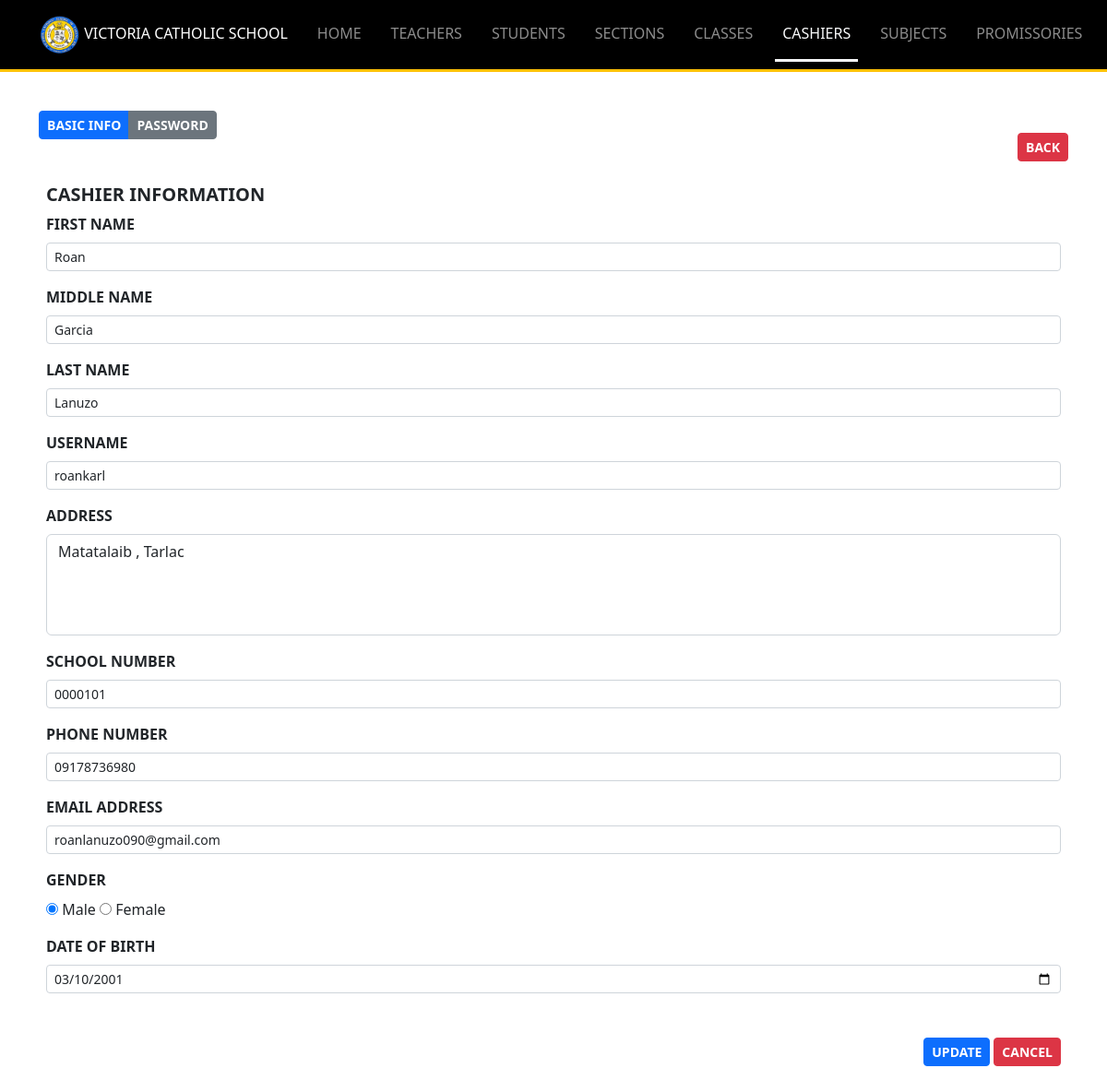
/Resources/views/admin/update-cashier.php?id=70 (signed in), run on the app's committed database.
### tables this page shows
CREATE TABLE `users` (
  `id` int(11) NOT NULL,
  `role` varchar(255) DEFAULT NULL,
  `school_number` varchar(255) DEFAULT NULL,
  `first_name` varchar(255) DEFAULT NULL,
  `middle_name` varchar(255) DEFAULT NULL,
  `last_name` varchar(255) DEFAULT NULL,
  `email` varchar(255) DEFAULT NULL,
  `phone` varchar(20) DEFAULT NULL,
  `gender` enum('Male','Female') DEFAULT NULL,
  `birthday` date DEFAULT NULL,
  `address` text DEFAULT NULL,
  `occupation` varchar(255) DEFAULT NULL,
  `username` varchar(255) DEFAULT NULL,
  `password` varchar(255) DEFAULT NULL,
  `remember_token` varchar(100) DEFAULT NULL,
  `created_at` timestamp NOT NULL DEFAULT current_timestamp(),
  `updated_at` timestamp NOT NULL DEFAULT current_timestamp() ON UPDATE current_timestamp()
);

### Backend-routes/admin/includes_get_cashier_route.php (called while the page is built, shortened)
<?php
try {
    require_once $_SERVER['DOCUMENT_ROOT']."/Middleware/CheckIfAdmin.php";
    $fileName = "Location: cashiers.php";
    require_once $_SERVER['DOCUMENT_ROOT']."/Backend-routes/admin/includes_user_checker_router.php";
    $stmt = $conn->prepare("SELECT * FROM users WHERE id = ?");
    $stmt->bind_param("s", $accountID);
    $stmt->execute();
    $resultSet = $stmt->get_result();
    $row = $resultSet->fetch_assoc();
} catch (Exception $e) {
    errorSender('error '.$e->getMessage(), $fileName);
}
?>

### Resources/views/admin/update-cashier.php (the view, shortened to what this page needs)
<?php
require_once $_SERVER['DOCUMENT_ROOT']."/Middleware/CheckIfAdmin.php";
require_once $_SERVER['DOCUMENT_ROOT']."/Backend-routes/admin/includes_get_cashier_route.php";
require_once "../includes/header_layout.php";
function getSession($data) {
  global $row;
    return $row[$data];
}
function isPasswordSet($tab){
    if($tab == 'password'){
        return isset($_GET['password']) ? "style='display:block'" : "style='display:none'";
    }
    if($tab == 'info'){
        return isset($_GET['password']) ? "style='display:none'" : "style='display:block'";
    }
    return NULL;
}
?>
<body>
<?php
    include "includes/navbar.php";
?>
<div class="container my-5">
    <div class="d-flex justify-content-between align-items-center">
        <div class="btn-group mb-5">
            <div class="btn btn-primary btn-sm fw-bold" onclick="hidePasswordTab()">BASIC INFO</div>
            <div class="btn btn-secondary btn-sm fw-bold" onclick="showPasswordTab()">PASSWORD</div>
        </div>
        <a href="cashiers.php" class="btn btn-sm btn-danger fw-bold">BACK</a>
    </div>
    <div class="pb-2 px-2" id="info-tab" <?php echo isPasswordSet('info') ?>>
     <form method="POST" action="../../../Backend-routes/admin/update_cashier_route.php" onsubmit="submitRequest('updateCashierForm', event)" id="updateCashierForm">
        <h5 class="mb-2 fw-bold" id="exampleModalLabel">CASHIER INFORMATION</h5>
        <div class="mb-3">
            <label class="form-label fw-bold text-uppercase">First name</label>
            <input type="text" class="form-control form-control-sm" name="first_name" required placeholder="First_name" <?php echo "value='".htmlspecialchars(getSession('first_name'))."'"  ?> >
        </div>
        <div class="mb-3">
            <label class="form-label fw-bold text-uppercase">Middle name</label>
            <input type="text" class="form-control form-control-sm" name="middle_name" required placeholder="Middle name" <?php echo "value='".htmlspecialchars(getSession('middle_name'))."'"  ?> >
        </div>
        <div class="mb-3">
            <label class="form-label fw-bold text-uppercase">Last name</label>
            <input type="text" class="form-control form-control-sm"name="last_name" required placeholder="Last name" <?php echo "value='".htmlspecialchars(getSession('last_name'))."'"  ?> >
        </div>
        <div class="mb-3">
            <label class="form-label fw-bold text-uppercase">Username</label>
            <input type="text" class="form-control form-control-sm" name="username" required placeholder="Username" <?php echo "value='".htmlspecialchars(getSession('username'))."'"  ?> >
        </div>
        <div class="mb-3">
            <label class="form-label fw-bold text-uppercase">Address</label>
            <textarea name="address" class="form-control" id="adress" cols="30" rows="4" placeholder="Address" required><?php echo htmlspecialchars(getSession('address'));  ?> </textarea>
        </div>
        <div class="mb-3">
            <label class="form-label fw-bold text-uppercase">School Number</label>
            <input type="text" class="form-control form-control-sm" name="school_number" required placeholder="School Number" <?php echo "value='".htmlspecialchars(getSession('school_number'))."'"  ?> >
        </div>
        <div class="mb-3">
            <label class="form-label fw-bold text-uppercase">Phone Number</label>
            <input type="text" class="form-control form-control-sm" name="phone" required placeholder="Phone Number" <?php echo "value='".htmlspecialchars(getSession('phone'))."'"  ?> >
        </div>
        <div class="mb-3">
            <label class="form-label fw-bold text-uppercase">Email Address</label>
            <input type="text" class="form-control form-control-sm" name="email" required placeholder="Email Adress" <?php echo "value='".htmlspecialchars(getSession('email'))."'"  ?> >
        </div>
        <div class="mb-3">
            <label class="form-label fw-bold text-uppercase">Gender</label><br>
            <?php
                if(getSession('gender') == 'Male'){
                ?>
                    <input type="radio" value="Male" checked name="gender"> Male
                    <input type="radio" value="Female" name="gender"> Female
                <?php
                }else{
                ?>
                    <input type="radio" value="Male" name="gender"> Male
                    <input type="radio" value="Female" checked name="gender"> Female
                <?php
                }
            ?>
        </div>
        <div class="mb-3">
            <label class="form-label fw-bold text-uppercase">Date of Birth</label>
            <input type="date" class="form-control form-control-sm" name="birthday" required    <?php echo "value='".htmlspecialchars(getSession('birthday'))."'"  ?> >
        </div>
        <div class="d-flex justify-content-end my-5">
            <button class="btn btn-sm fw-bold btn-primary me-1" type="submit">UPDATE</button>
            <a href="cashiers.php" class="btn btn-danger btn-sm fw-bold">CANCEL</a>
        </div>
        </form>
    </div>
</div>
</body>
<?php
	require_once "../includes/includes_scripts.php";
?>

### Resources/css/style.css (style rules this page uses)
textarea { resize: none; }

### data on the page
users: first_name "Roan", middle_name "Garcia", last_name "Lanuzo", username "roankarl", address "Matatalaib , Tarlac", school_number "0000101", phone "09178736980", email "roanlanuzo090@gmail.com", birthday "03/10/2001"
